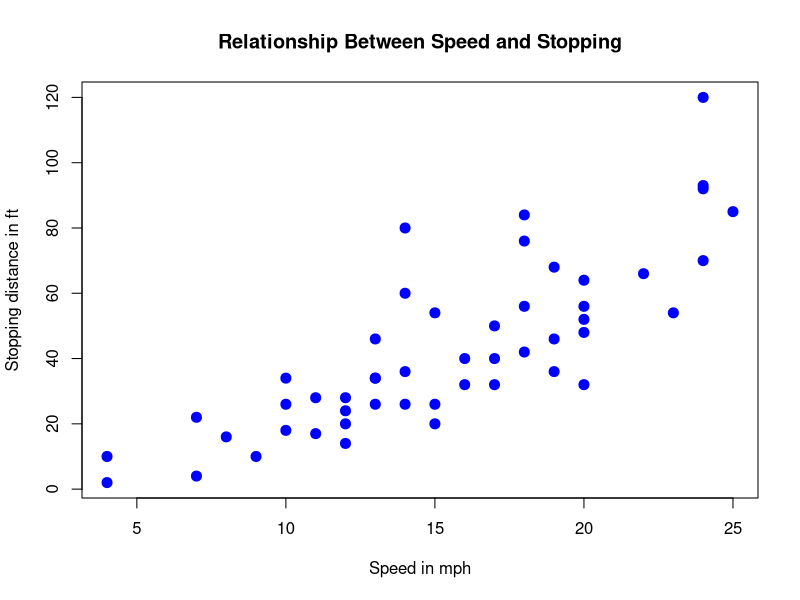
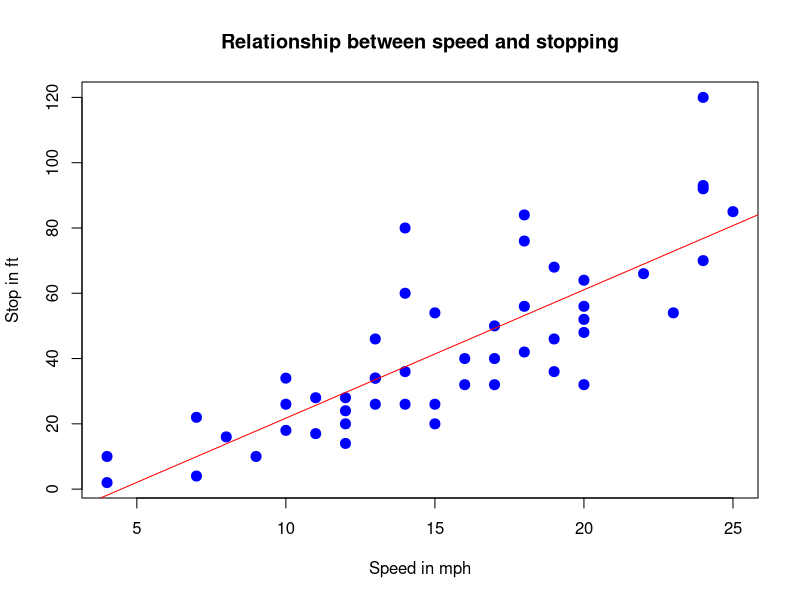

The R source for these figures, in order:
library(datasets)
data(cars)
print(head(cars,n=5))
print(tail(cars,n=5))
print(summary(cars))
print(table(is.na(cars)))
plot(cars,col='blue',pch=20,cex=2,main="Relationship Between Speed and Stopping",xlab="Speed in mph", ylab="Stopping distance in ft")
cor(cars$speed,cars$dist)
model<-lm(formula=dist~speed,data=cars)
model          
summary(model)
plot(cars,col='blue',pch=20,cex=2,main="Relationship between speed and stopping", xlab="Speed in mph",ylab="Stop in ft")
abline(model,col="red")